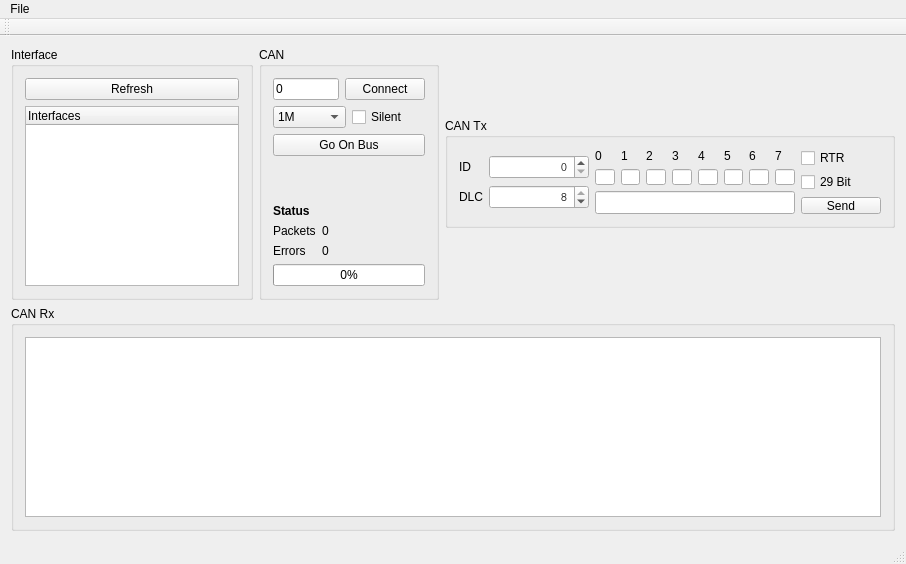
<?xml version="1.0" encoding="UTF-8"?>
<ui version="4.0">
 <class>MainWindow</class>
 <widget class="QMainWindow" name="MainWindow">
  <property name="geometry">
   <rect>
    <x>0</x>
    <y>0</y>
    <width>906</width>
    <height>564</height>
   </rect>
  </property>
  <property name="windowTitle">
   <string>QtKvaser</string>
  </property>
  <widget class="QWidget" name="centralWidget">
   <layout class="QVBoxLayout" name="verticalLayout">
    <item>
     <layout class="QHBoxLayout" name="horizontalLayout">
      <item>
       <widget class="QGroupBox" name="groupBox">
        <property name="maximumSize">
         <size>
          <width>300</width>
          <height>275</height>
         </size>
        </property>
        <property name="title">
         <string>Interface</string>
        </property>
        <layout class="QVBoxLayout" name="verticalLayout_2">
         <item>
          <widget class="QPushButton" name="pushButtonRefresh">
           <property name="text">
            <string>Refresh</string>
           </property>
          </widget>
         </item>
         <item>
          <widget class="QTreeWidget" name="treeWidgetInterfaces">
           <property name="minimumSize">
            <size>
             <width>150</width>
             <height>0</height>
            </size>
           </property>
           <property name="maximumSize">
            <size>
             <width>16777215</width>
             <height>200</height>
            </size>
           </property>
           <property name="indentation">
            <number>10</number>
           </property>
           <property name="rootIsDecorated">
            <bool>true</bool>
           </property>
           <property name="itemsExpandable">
            <bool>false</bool>
           </property>
           <property name="animated">
            <bool>false</bool>
           </property>
           <property name="wordWrap">
            <bool>false</bool>
           </property>
           <property name="expandsOnDoubleClick">
            <bool>false</bool>
           </property>
           <column>
            <property name="text">
             <string notr="true">Interfaces</string>
            </property>
           </column>
          </widget>
         </item>
        </layout>
       </widget>
      </item>
      <item>
       <widget class="QGroupBox" name="groupBox_3">
        <property name="maximumSize">
         <size>
          <width>16777215</width>
          <height>275</height>
         </size>
        </property>
        <property name="title">
         <string>CAN</string>
        </property>
        <layout class="QFormLayout" name="formLayout">
         <item row="5" column="0" colspan="2">
          <widget class="QPushButton" name="pushButtonBusOn">
           <property name="text">
            <string>Go On Bus</string>
           </property>
          </widget>
         </item>
         <item row="6" column="0">
          <spacer name="verticalSpacer">
           <property name="orientation">
            <enum>Qt::Vertical</enum>
           </property>
           <property name="sizeHint" stdset="0">
            <size>
             <width>20</width>
             <height>40</height>
            </size>
           </property>
          </spacer>
         </item>
         <item row="7" column="0">
          <widget class="QLabel" name="label_11">
           <property name="font">
            <font>
             <weight>75</weight>
             <bold>true</bold>
            </font>
           </property>
           <property name="text">
            <string>Status</string>
           </property>
          </widget>
         </item>
         <item row="8" column="0">
          <widget class="QLabel" name="label_12">
           <property name="text">
            <string>Packets</string>
           </property>
          </widget>
         </item>
         <item row="8" column="1">
          <widget class="QLabel" name="label_packetCounter">
           <property name="text">
            <string>0</string>
           </property>
          </widget>
         </item>
         <item row="9" column="0">
          <widget class="QLabel" name="label_16">
           <property name="text">
            <string>Errors</string>
           </property>
          </widget>
         </item>
         <item row="9" column="1">
          <widget class="QLabel" name="label_corruptCounter">
           <property name="text">
            <string>0</string>
           </property>
          </widget>
         </item>
         <item row="10" column="0" colspan="2">
          <widget class="QProgressBar" name="progressBarBusLoad">
           <property name="maximum">
            <number>200</number>
           </property>
           <property name="value">
            <number>0</number>
           </property>
          </widget>
         </item>
         <item row="0" column="0" colspan="2">
          <layout class="QHBoxLayout" name="horizontalLayout_4">
           <item>
            <widget class="QLineEdit" name="lineEditInterface">
             <property name="text">
              <string>0</string>
             </property>
            </widget>
           </item>
           <item>
            <widget class="QPushButton" name="pushButton_Connect">
             <property name="text">
              <string>Connect</string>
             </property>
            </widget>
           </item>
          </layout>
         </item>
         <item row="2" column="0" colspan="2">
          <layout class="QHBoxLayout" name="horizontalLayout_5">
           <item>
            <widget class="QComboBox" name="comboBoxBaud">
             <item>
              <property name="text">
               <string>1M</string>
              </property>
             </item>
             <item>
              <property name="text">
               <string>500K</string>
              </property>
             </item>
             <item>
              <property name="text">
               <string>250K</string>
              </property>
             </item>
             <item>
              <property name="text">
               <string>125K</string>
              </property>
             </item>
             <item>
              <property name="text">
               <string>100K</string>
              </property>
             </item>
             <item>
              <property name="text">
               <string>62K</string>
              </property>
             </item>
             <item>
              <property name="text">
               <string>50K</string>
              </property>
             </item>
             <item>
              <property name="text">
               <string>83K</string>
              </property>
             </item>
             <item>
              <property name="text">
               <string>10K</string>
              </property>
             </item>
            </widget>
           </item>
           <item>
            <widget class="QCheckBox" name="checkBox_Silent">
             <property name="text">
              <string>Silent</string>
             </property>
            </widget>
           </item>
          </layout>
         </item>
        </layout>
       </widget>
      </item>
      <item>
       <widget class="QGroupBox" name="groupBox_4">
        <property name="maximumSize">
         <size>
          <width>500</width>
          <height>110</height>
         </size>
        </property>
        <property name="title">
         <string>CAN Tx</string>
        </property>
        <layout class="QHBoxLayout" name="horizontalLayout_2">
         <item>
          <layout class="QFormLayout" name="formLayout_2">
           <property name="formAlignment">
            <set>Qt::AlignLeading|Qt::AlignLeft|Qt::AlignVCenter</set>
           </property>
           <item row="0" column="0">
            <widget class="QLabel" name="label">
             <property name="text">
              <string>ID</string>
             </property>
            </widget>
           </item>
           <item row="0" column="1">
            <widget class="QSpinBox" name="spinBoxCanIDHex">
             <property name="minimumSize">
              <size>
               <width>100</width>
               <height>0</height>
              </size>
             </property>
             <property name="maximumSize">
              <size>
               <width>100</width>
               <height>16777215</height>
              </size>
             </property>
             <property name="font">
              <font>
               <family>Courier</family>
               <pointsize>10</pointsize>
               <weight>50</weight>
               <bold>false</bold>
               <strikeout>false</strikeout>
               <kerning>true</kerning>
              </font>
             </property>
             <property name="contextMenuPolicy">
              <enum>Qt::DefaultContextMenu</enum>
             </property>
             <property name="layoutDirection">
              <enum>Qt::LeftToRight</enum>
             </property>
             <property name="inputMethodHints">
              <set>Qt::ImhDigitsOnly</set>
             </property>
             <property name="alignment">
              <set>Qt::AlignRight|Qt::AlignTrailing|Qt::AlignVCenter</set>
             </property>
             <property name="accelerated">
              <bool>false</bool>
             </property>
             <property name="showGroupSeparator" stdset="0">
              <bool>false</bool>
             </property>
             <property name="maximum">
              <number>536870911</number>
             </property>
             <property name="value">
              <number>0</number>
             </property>
             <property name="displayIntegerBase">
              <number>16</number>
             </property>
            </widget>
           </item>
           <item row="1" column="0">
            <widget class="QLabel" name="label_10">
             <property name="text">
              <string>DLC</string>
             </property>
            </widget>
           </item>
           <item row="1" column="1">
            <widget class="QSpinBox" name="spinBoxDLC">
             <property name="minimumSize">
              <size>
               <width>100</width>
               <height>0</height>
              </size>
             </property>
             <property name="maximumSize">
              <size>
               <width>100</width>
               <height>16777215</height>
              </size>
             </property>
             <property name="font">
              <font>
               <family>Courier</family>
               <pointsize>10</pointsize>
              </font>
             </property>
             <property name="alignment">
              <set>Qt::AlignRight|Qt::AlignTrailing|Qt::AlignVCenter</set>
             </property>
             <property name="maximum">
              <number>8</number>
             </property>
             <property name="value">
              <number>8</number>
             </property>
            </widget>
           </item>
          </layout>
         </item>
         <item>
          <layout class="QVBoxLayout" name="verticalLayout_15">
           <item>
            <layout class="QHBoxLayout" name="horizontalLayout_3">
             <item>
              <layout class="QVBoxLayout" name="Data0">
               <item>
                <widget class="QLabel" name="label_2">
                 <property name="text">
                  <string>0</string>
                 </property>
                </widget>
               </item>
               <item>
                <widget class="QLineEdit" name="lineEdit_CanByte0">
                 <property name="minimumSize">
                  <size>
                   <width>0</width>
                   <height>0</height>
                  </size>
                 </property>
                 <property name="maximumSize">
                  <size>
                   <width>25</width>
                   <height>16777215</height>
                  </size>
                 </property>
                 <property name="font">
                  <font>
                   <family>Courier</family>
                   <pointsize>10</pointsize>
                  </font>
                 </property>
                 <property name="text">
                  <string/>
                 </property>
                 <property name="maxLength">
                  <number>2</number>
                 </property>
                 <property name="frame">
                  <bool>true</bool>
                 </property>
                </widget>
               </item>
              </layout>
             </item>
             <item>
              <layout class="QVBoxLayout" name="Data1">
               <item>
                <widget class="QLabel" name="label_3">
                 <property name="text">
                  <string>1</string>
                 </property>
                </widget>
               </item>
               <item>
                <widget class="QLineEdit" name="lineEdit_CanByte1">
                 <property name="maximumSize">
                  <size>
                   <width>25</width>
                   <height>16777215</height>
                  </size>
                 </property>
                 <property name="font">
                  <font>
                   <family>Courier</family>
                   <pointsize>10</pointsize>
                  </font>
                 </property>
                 <property name="maxLength">
                  <number>2</number>
                 </property>
                 <property name="frame">
                  <bool>true</bool>
                 </property>
                </widget>
               </item>
              </layout>
             </item>
             <item>
              <layout class="QVBoxLayout" name="Data2">
               <item>
                <widget class="QLabel" name="label_4">
                 <property name="text">
                  <string>2</string>
                 </property>
                </widget>
               </item>
               <item>
                <widget class="QLineEdit" name="lineEdit_CanByte2">
                 <property name="maximumSize">
                  <size>
                   <width>25</width>
                   <height>16777215</height>
                  </size>
                 </property>
                 <property name="font">
                  <font>
                   <family>Courier</family>
                   <pointsize>10</pointsize>
                  </font>
                 </property>
                 <property name="maxLength">
                  <number>2</number>
                 </property>
                 <property name="frame">
                  <bool>true</bool>
                 </property>
                </widget>
               </item>
              </layout>
             </item>
             <item>
              <layout class="QVBoxLayout" name="Data3">
               <item>
                <widget class="QLabel" name="label_5">
                 <property name="text">
                  <string>3</string>
                 </property>
                </widget>
               </item>
               <item>
                <widget class="QLineEdit" name="lineEdit_CanByte3">
                 <property name="maximumSize">
                  <size>
                   <width>25</width>
                   <height>16777215</height>
                  </size>
                 </property>
                 <property name="font">
                  <font>
                   <family>Courier</family>
                   <pointsize>10</pointsize>
                  </font>
                 </property>
                 <property name="maxLength">
                  <number>2</number>
                 </property>
                 <property name="frame">
                  <bool>true</bool>
                 </property>
                </widget>
               </item>
              </layout>
             </item>
             <item>
              <layout class="QVBoxLayout" name="Data4">
               <item>
                <widget class="QLabel" name="label_6">
                 <property name="text">
                  <string>4</string>
                 </property>
                </widget>
               </item>
               <item>
                <widget class="QLineEdit" name="lineEdit_CanByte4">
                 <property name="maximumSize">
                  <size>
                   <width>25</width>
                   <height>16777215</height>
                  </size>
                 </property>
                 <property name="font">
                  <font>
                   <family>Courier</family>
                   <pointsize>10</pointsize>
                  </font>
                 </property>
                 <property name="maxLength">
                  <number>2</number>
                 </property>
                 <property name="frame">
                  <bool>true</bool>
                 </property>
                </widget>
               </item>
              </layout>
             </item>
             <item>
              <layout class="QVBoxLayout" name="Data5">
               <item>
                <widget class="QLabel" name="label_7">
                 <property name="text">
                  <string>5</string>
                 </property>
                </widget>
               </item>
               <item>
                <widget class="QLineEdit" name="lineEdit_CanByte5">
                 <property name="maximumSize">
                  <size>
                   <width>25</width>
                   <height>16777215</height>
                  </size>
                 </property>
                 <property name="font">
                  <font>
                   <family>Courier</family>
                   <pointsize>10</pointsize>
                  </font>
                 </property>
                 <property name="maxLength">
                  <number>2</number>
                 </property>
                 <property name="frame">
                  <bool>true</bool>
                 </property>
                </widget>
               </item>
              </layout>
             </item>
             <item>
              <layout class="QVBoxLayout" name="Data6">
               <item>
                <widget class="QLabel" name="label_8">
                 <property name="text">
                  <string>6</string>
                 </property>
                </widget>
               </item>
               <item>
                <widget class="QLineEdit" name="lineEdit_CanByte6">
                 <property name="maximumSize">
                  <size>
                   <width>25</width>
                   <height>16777215</height>
                  </size>
                 </property>
                 <property name="font">
                  <font>
                   <family>Courier</family>
                   <pointsize>10</pointsize>
                  </font>
                 </property>
                 <property name="maxLength">
                  <number>2</number>
                 </property>
                 <property name="frame">
                  <bool>true</bool>
                 </property>
                </widget>
               </item>
              </layout>
             </item>
             <item>
              <layout class="QVBoxLayout" name="Data7">
               <item>
                <widget class="QLabel" name="label_9">
                 <property name="text">
                  <string>7</string>
                 </property>
                </widget>
               </item>
               <item>
                <widget class="QLineEdit" name="lineEdit_CanByte7">
                 <property name="maximumSize">
                  <size>
                   <width>25</width>
                   <height>16777215</height>
                  </size>
                 </property>
                 <property name="font">
                  <font>
                   <family>Courier</family>
                   <pointsize>10</pointsize>
                  </font>
                 </property>
                 <property name="maxLength">
                  <number>2</number>
                 </property>
                 <property name="frame">
                  <bool>true</bool>
                 </property>
                </widget>
               </item>
              </layout>
             </item>
            </layout>
           </item>
           <item>
            <widget class="QLineEdit" name="lineEdit_CanOut">
             <property name="maximumSize">
              <size>
               <width>260</width>
               <height>16777215</height>
              </size>
             </property>
             <property name="font">
              <font>
               <family>Courier</family>
               <pointsize>10</pointsize>
              </font>
             </property>
             <property name="maxLength">
              <number>16</number>
             </property>
            </widget>
           </item>
          </layout>
         </item>
         <item>
          <layout class="QVBoxLayout" name="verticalLayout_4">
           <item>
            <widget class="QCheckBox" name="checkBox_RTR">
             <property name="text">
              <string>RTR</string>
             </property>
            </widget>
           </item>
           <item>
            <widget class="QCheckBox" name="checkBox_CanExtended">
             <property name="text">
              <string>29 Bit</string>
             </property>
            </widget>
           </item>
           <item>
            <widget class="QPushButton" name="pushButton_CanSend">
             <property name="text">
              <string>Send</string>
             </property>
            </widget>
           </item>
          </layout>
         </item>
        </layout>
       </widget>
      </item>
      <item>
       <spacer name="horizontalSpacer_2">
        <property name="orientation">
         <enum>Qt::Horizontal</enum>
        </property>
        <property name="sizeHint" stdset="0">
         <size>
          <width>40</width>
          <height>20</height>
         </size>
        </property>
       </spacer>
      </item>
      <item>
       <spacer name="horizontalSpacer">
        <property name="orientation">
         <enum>Qt::Horizontal</enum>
        </property>
        <property name="sizeHint" stdset="0">
         <size>
          <width>40</width>
          <height>20</height>
         </size>
        </property>
       </spacer>
      </item>
     </layout>
    </item>
    <item>
     <widget class="QGroupBox" name="groupBox_2">
      <property name="title">
       <string>CAN Rx</string>
      </property>
      <layout class="QVBoxLayout" name="verticalLayout_3">
       <item>
        <widget class="QTextEdit" name="textEditCanIn"/>
       </item>
      </layout>
     </widget>
    </item>
   </layout>
  </widget>
  <widget class="QMenuBar" name="menuBar">
   <property name="geometry">
    <rect>
     <x>0</x>
     <y>0</y>
     <width>906</width>
     <height>21</height>
    </rect>
   </property>
   <widget class="QMenu" name="menuFile">
    <property name="title">
     <string>File</string>
    </property>
    <addaction name="actionInstall_Drivers"/>
   </widget>
   <addaction name="menuFile"/>
  </widget>
  <widget class="QToolBar" name="mainToolBar">
   <attribute name="toolBarArea">
    <enum>TopToolBarArea</enum>
   </attribute>
   <attribute name="toolBarBreak">
    <bool>false</bool>
   </attribute>
  </widget>
  <widget class="QStatusBar" name="statusBar"/>
  <action name="actionInstall_Drivers">
   <property name="text">
    <string>Install Drivers</string>
   </property>
  </action>
 </widget>
 <layoutdefault spacing="6" margin="11"/>
 <resources/>
 <connections/>
</ui>
